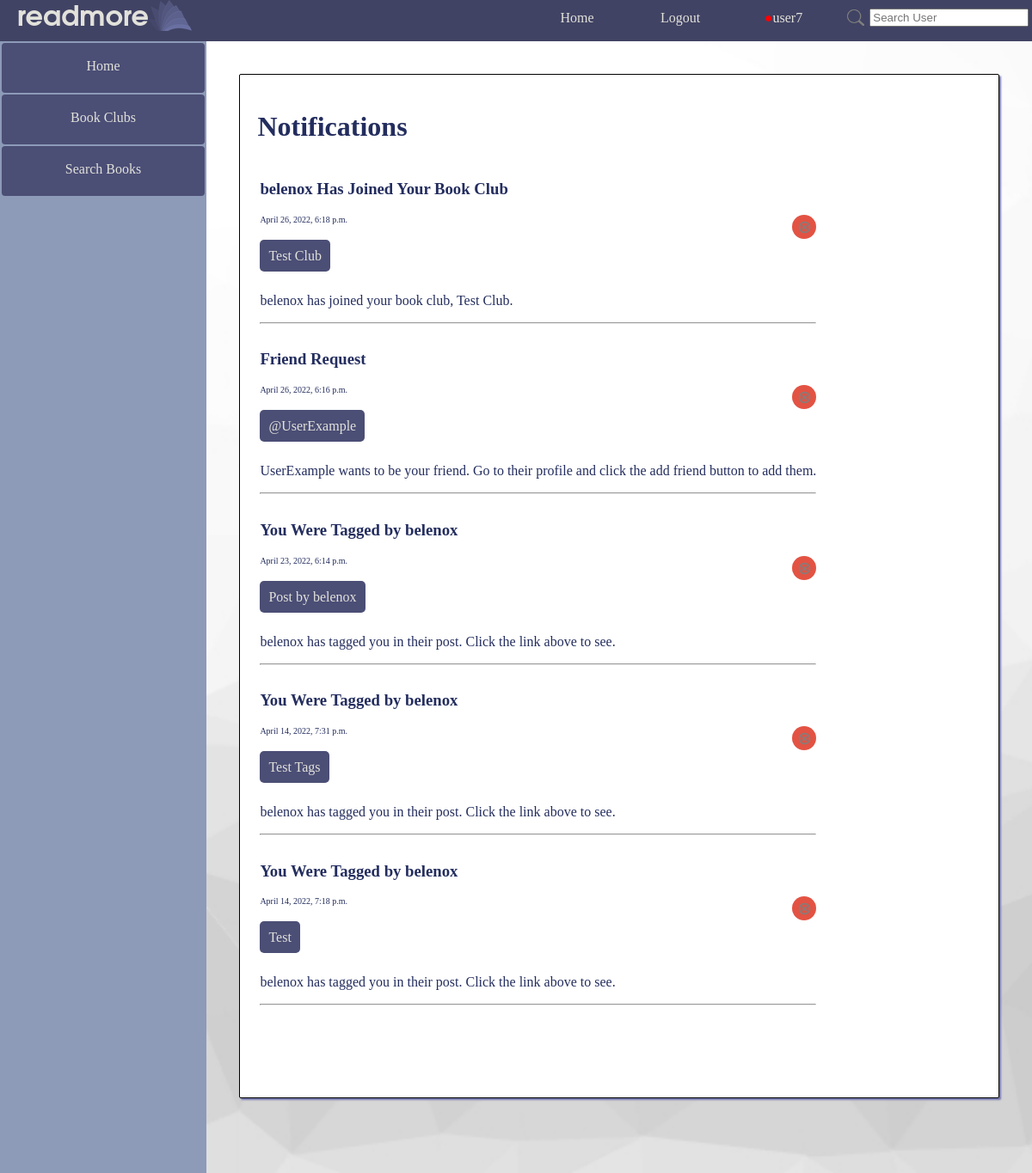
The page /readmore/notifications/ (signed in) on the database its author committed.
### readmore_app/models.py (models this page shows)
class Notification(models.Model):
    notification_id = models.AutoField(primary_key=True)
    notification_type = models.CharField(max_length=10000, blank=True)
    notification_user = models.ForeignKey(UserExt, on_delete=models.CASCADE)
    notification_title = models.CharField(max_length=10000)
    notification_time = models.DateTimeField(auto_now_add=True)
    notification_link = models.CharField(max_length=10000, blank=True)
    notification_link_text = models.CharField(max_length=10000, blank=True)
    notification_message = models.TextField()

### readmore_app/views.py (the view)
# urls.py: path('notifications/', views.notifications, name='notifications'),
def notifications(request):
    notifications = Notification.objects.filter(notification_user = UserExt.objects.get(pk=request.user.id)).order_by('-notification_time')
    return render(request, "readmore_app/notifications.html", {"notifications": notifications, 'luser': UserExt.objects.get(pk=request.user.id)})

### readmore_app/templatetags/extras.py (called while the page is built)
@register.simple_tag
def num_notifications(user_id):
    try:
        this_user = UserExt.objects.get(pk=user_id)
        return Notification.objects.filter(notification_user=this_user).count()
    except Exception as e:
        return ""

### readmore_app/templates/readmore_app/notifications.html (shortened to what this page needs)
{% extends parent_template|default:"base.html" %}
{% load static %}
{% block content %}
<div class="basic_card">
    <h1>Notifications</h1>
    <table id="notification_table">
    {% if not notifications %}
        <tr><td>No Notifications Here</td></tr>
    {% else %}
    {% for notification in notifications %}
        <tr class="notification" id="notification{{ notification.notification_id }}">
            <td>
                <h3>{{ notification.notification_title }}</h3>
                <button onclick="removeNotification({{ notification.notification_id }});" class="remove"><img style="width: 15px;" src="{% static 'readmore_app/x_button.png' %}" /></button>
                <p style="font-size: 10px">{{ notification.notification_time }}</p>
                {% if notification.notification_link %}
                <br/>
                <a href="{{ notification.notification_link }}" class="anchor_button">{{ notification.notification_link_text }}</a>
                <br/><br/>
                {% endif %}
                <p>{{ notification.notification_message }}</p>
                <hr>
            </td>
        </tr>
    {% endfor %}
    {% endif %}
    </table>
</div>
{% endblock %}

### templates/base.html (shortened to what this page needs)
{% load extras %}
{% load static %}
<!DOCTYPE html>
<html lang="en">
  <head>
    <link rel=stylesheet href="{% static 'readmore_app/style.css' %}">
  </head>
  <body>
    <div class="container" >
      <div class="navbar navbar_wrapper">
        <div class="navbar">
          <div><h2 class="logo">readmore</h2></div>
          <div><img src="{% static 'readmore_app/logo_small.png' %}"></div>
        </div>
        <div class="navbar_links" style="padding-right:2%;">
          <a class="link" href="{% url 'readmore_app:index' %}">Home</a>
          {% if not user.is_authenticated %}
          <a class="link" href="{% url 'readmore_app:login' %}" >Login</a>
          <a class="link" href="{% url 'readmore_app:registration' %}">Register</a>
          {% else %}
          <a href="{% url 'readmore_app:logout' %}" >Logout</a>
          <div id="drop">
              {% num_notifications user.id as has_notifications %}
              <a  href="{% url 'readmore_app:profile' user.id %}" style="padding-bottom:17px;"><span id="notification_dot" style="color: red;">{% if has_notifications %}●{% endif %}</span>{{ user.username }}</a>
          </div>
          <div style="padding: 0.5%;">
            <form style="display: flex; left: 0px; position: relative; top:7px; align-items: center;" class="link" method="POST" action="{% url 'readmore_app:user_search_results' %}">
              <input type="image" width="20px" style="margin-right: 3%;" src="{% static 'readmore_app/logo_search.png' %}">
              <input type="text" placeholder="Search User" name="search_query" >
            </form>
          </div>
          {% endif %}
        </div>
      </div>
      <div class="content-container">
          {% if user.is_authenticated %}
          <div class="sidebar">
              <a href="{% url 'readmore_app:index' %}">Home</a>
              <a href="{% url 'readmore_app:book_clubs' %}">Book Clubs</a>
              <a href="{% url 'readmore_app:search_book' %}">Search Books</a>
          </div>
          <main style="margin:0;">
          {% endif %}
          {% block content %}{% endblock %}
          </main>
      </div>
    </div>
  </body>
</html>

### readmore_app/static/readmore_app/style.css (style rules this page uses)
body { font-family: Garamond, Georgia, serif; margin:0; overflow: hidden; }
a { text-decoration: none; }
h2.logo { color:#e2e2db; font-family:Arial, Helvetica, sans-serif; font-weight:800px; margin-left: 20px; font-size:32px; margin-top: 6px; }
.container { display:flex; flex-flow: column; height: inherit; overflow: hidden; }
.content-container { display: flex; justify-content: start; flex-direction: row; flex-wrap: nowrap; height: 100vh; }
h2.logo { color:#e2e2db; font-family: Avantgarde, TeX Gyre Adventor, URW Gothic L, sans-serif; font-weight:800px; margin-left: 20px; font-size:32px; margin-top: 6px; }
main { background-image: url(white_background.jpg); background-attachment:scroll; background-size:cover; display: flex; width: 80%; min-height: 100%; height: 100% auto; color: #232D5E; overflow-y: auto; overflow-x: hidden; justify-content:center; }
main > * { margin-left: 4.5%; }
main > div { width: 100%; }
#drop { display: flex; flex-direction: column; align-content: center; align-items: center; margin-right:2%; }
.basic_card { border-radius: 2px; box-shadow: 2px 2px 2px#7074ac; border-color: black; width: 100%; background-color: white; min-height: 70vh; height:fit-content; overflow: hidden; border-style: solid; border-width: 1px; padding: 20px; padding-bottom: 10%; margin: 4%; }
.remove { float:right; background: #e35343; border: none; border-radius: 25px; padding: 7px 6.3px 3px 7px; }
.anchor_button { border-radius: 5px; color: #e2e2db; height: auto; width: fit-content; border: none; padding: 10px; background: #4b4e75; }
div.sidebar { position: relative; text-align: center; background: #8d9ab8; width:20%; height:100vh; }
.sidebar a { margin: 2px 2px 2px 2px; border-radius: 4px; color: #e2e2db; height: 30px; display:block; width:auto; border:none; padding: 10px; padding-top: 18px ; background: #4b4e75; }
.navbar_wrapper { padding-right: 2%; width:100%; }
.navbar { height:3em; }
div.navbar { float:initial; display: flex; border: none; position: relative; background: #414364; z-index: 1; justify-content: space-between; }
.navbar a { min-width: 120px; text-align: center; border-radius: 4px; font-size: medium; text-decoration: none; color: #e2e2db; background: none; padding: 12px 0px; }
.navbar_links { float:initial; display: flex; border: none; position: relative; z-index: 1; justify-content: space-between; }

### rows shown on the page
Notification: notification_title "belenox Has Joined Your Book Club", notification_time "April 26, 2022, 6:18 p.m.", notification_link_text "Test Club", notification_message "belenox has joined your book club, Test Club."
Notification: notification_title "Friend Request", notification_time "April 26, 2022, 6:16 p.m.", notification_link_text "@UserExample", notification_message "UserExample wants to be your friend. Go to their profile and click the add friend button to add them."
Notification: notification_title "You Were Tagged by belenox", notification_time "April 23, 2022, 6:14 p.m.", notification_link_text "Post by belenox", notification_message "belenox has tagged you in their post. Click the link above to see."
Notification: notification_title "You Were Tagged by belenox", notification_time "April 14, 2022, 7:31 p.m.", notification_link_text "Test Tags", notification_message "belenox has tagged you in their post. Click the link above to see."
Notification: notification_title "You Were Tagged by belenox", notification_time "April 14, 2022, 7:18 p.m.", notification_link_text "Test", notification_message "belenox has tagged you in their post. Click the link above to see."

### other values the page prints
{{ user.username }} "user7"
